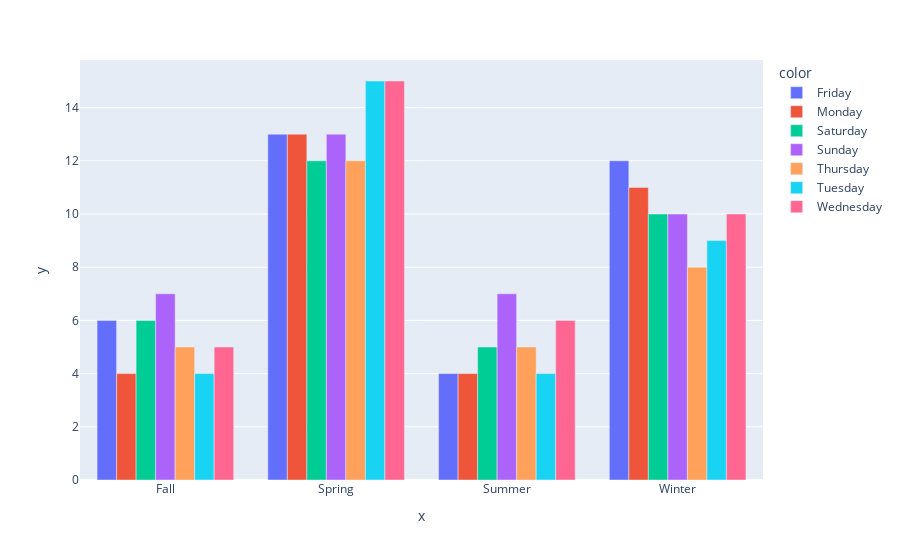

Notebook source saved alongside this figure:
### Code cell
df_season_dow = df.groupby([df.Season , df.dayofweek])['anomaly_seasonal_quantilemethod_duration'].sum()

px.bar(df_season_dow , x=df_season_dow.index.get_level_values(0),
           y=df_season_dow.values ,barmode='group',
           color= df_season_dow.index.get_level_values(1))

### Figure 1 — Plotly figure (JSON) as saved in the notebook; plotly's stock layout.template omitted (floating-point values rounded to 4 significant figures)
{"data": [{"alignmentgroup": "True", "hovertemplate": "color=Friday<br>x=%{x}<br>y=%{y}<extra></extra>", "legendgroup": "Friday", "marker": {"color": "#636efa", "pattern": {"shape": ""}}, "name": "Friday", "offsetgroup": "Friday", "orientation": "v", "showlegend": true, "textposition": "auto", "type": "bar", "x": ["Fall", "Spring", "Summer", "Winter"], "xaxis": "x", "y": [6, 13, 4, 12], "yaxis": "y"}, {"alignmentgroup": "True", "hovertemplate": "color=Monday<br>x=%{x}<br>y=%{y}<extra></extra>", "legendgroup": "Monday", "marker": {"color": "#EF553B", "pattern": {"shape": ""}}, "name": "Monday", "offsetgroup": "Monday", "orientation": "v", "showlegend": true, "textposition": "auto", "type": "bar", "x": ["Fall", "Spring", "Summer", "Winter"], "xaxis": "x", "y": [4, 13, 4, 11], "yaxis": "y"}, {"alignmentgroup": "True", "hovertemplate": "color=Saturday<br>x=%{x}<br>y=%{y}<extra></extra>", "legendgroup": "Saturday", "marker": {"color": "#00cc96", "pattern": {"shape": ""}}, "name": "Saturday", "offsetgroup": "Saturday", "orientation": "v", "showlegend": true, "textposition": "auto", "type": "bar", "x": ["Fall", "Spring", "Summer", "Winter"], "xaxis": "x", "y": [6, 12, 5, 10], "yaxis": "y"}, {"alignmentgroup": "True", "hovertemplate": "color=Sunday<br>x=%{x}<br>y=%{y}<extra></extra>", "legendgroup": "Sunday", "marker": {"color": "#ab63fa", "pattern": {"shape": ""}}, "name": "Sunday", "offsetgroup": "Sunday", "orientation": "v", "showlegend": true, "textposition": "auto", "type": "bar", "x": ["Fall", "Spring", "Summer", "Winter"], "xaxis": "x", "y": [7, 13, 7, 10], "yaxis": "y"}, {"alignmentgroup": "True", "hovertemplate": "color=Thursday<br>x=%{x}<br>y=%{y}<extra></extra>", "legendgroup": "Thursday", "marker": {"color": "#FFA15A", "pattern": {"shape": ""}}, "name": "Thursday", "offsetgroup": "Thursday", "orientation": "v", "showlegend": true, "textposition": "auto", "type": "bar", "x": ["Fall", "Spring", "Summer", "Winter"], "xaxis": "x", "y": [5, 12, 5, 8], "yaxis": "y"}, {"alignmentgroup": "True", "hovertemplate": "color=Tuesday<br>x=%{x}<br>y=%{y}<extra></extra>", "legendgroup": "Tuesday", "marker": {"color": "#19d3f3", "pattern": {"shape": ""}}, "name": "Tuesday", "offsetgroup": "Tuesday", "orientation": "v", "showlegend": true, "textposition": "auto", "type": "bar", "x": ["Fall", "Spring", "Summer", "Winter"], "xaxis": "x", "y": [4, 15, 4, 9], "yaxis": "y"}, {"alignmentgroup": "True", "hovertemplate": "color=Wednesday<br>x=%{x}<br>y=%{y}<extra></extra>", "legendgroup": "Wednesday", "marker": {"color": "#FF6692", "pattern": {"shape": ""}}, "name": "Wednesday", "offsetgroup": "Wednesday", "orientation": "v", "showlegend": true, "textposition": "auto", "type": "bar", "x": ["Fall", "Spring", "Summer", "Winter"], "xaxis": "x", "y": [5, 15, 6, 10], "yaxis": "y"}], "layout": {"barmode": "group", "legend": {"title": {"text": "color"}, "tracegroupgap": 0}, "margin": {"t": 60}, "xaxis": {"anchor": "y", "domain": [0, 1], "title": {"text": "x"}}, "yaxis": {"anchor": "x", "domain": [0, 1], "title": {"text": "y"}}}}
